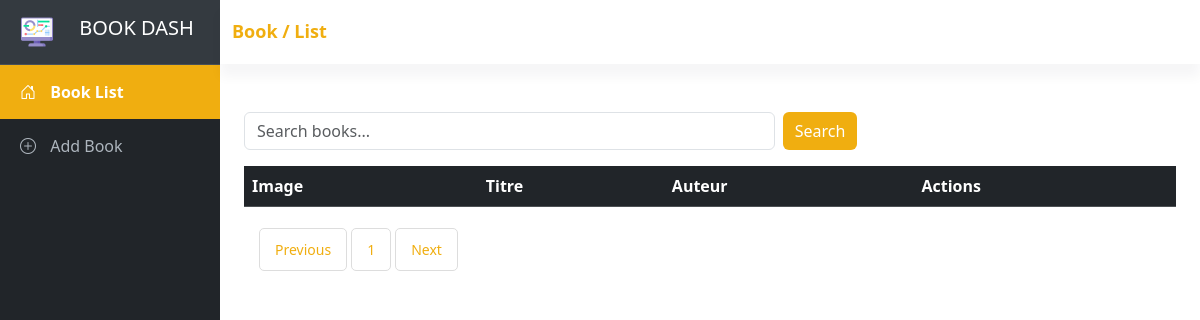
The page /index.php?book/index&page=2 on the database as committed earlier.
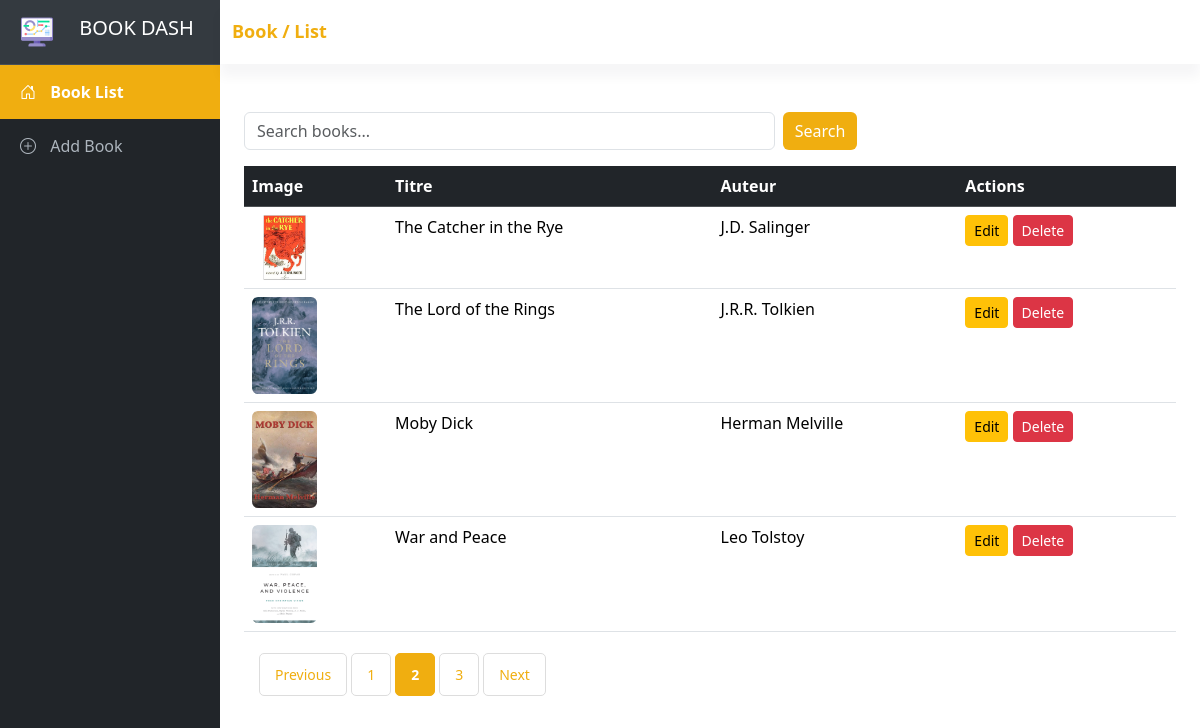
The same page on the database as committed later.
### tables this page shows
CREATE TABLE IF NOT EXISTS `books` (
  `id` int NOT NULL AUTO_INCREMENT,
  `title` varchar(255) NOT NULL,
  `author` varchar(255) NOT NULL,
  `image` text,
  PRIMARY KEY (`id`)
);

### models/Book.php (called while the page is built, shortened)
<?php
require_once 'config/database.php';
require_once 'helpers/UploadHelper.php';
class Book
{
    private $conn;
    public function __construct()
    {
        $database = new Database();
        $this->conn = $database->getConnection();
    }
    public function getCount()
    {
        $query = "SELECT COUNT(*) AS total FROM books";
        $stmt = $this->conn->prepare($query);
        $stmt->execute();
        $result = $stmt->fetch(PDO::FETCH_ASSOC);
        return $result['total'];
    }
    public function getPaginated($limit, $offset)
    {
        $query = "SELECT *
                  FROM books
                  LIMIT :limit OFFSET :offset";
        $stmt = $this->conn->prepare($query);
        $stmt->bindValue(':limit', $limit, PDO::PARAM_INT);
        $stmt->bindValue(':offset', $offset, PDO::PARAM_INT);
        $stmt->execute();
        return $stmt->fetchAll(PDO::FETCH_ASSOC);
    }
}

### config/database.php (called while the page is built, shortened)
<?php
class Database
{
    private $host = 'localhost';
    private $db_name = 'bookmvc';
    private $username = 'root';
    private $password = '';
    public function getConnection()
    {
        $this->conn = null;
        try {
            $this->conn = new PDO("mysql:host=" . $this->host . ";dbname=" . $this->db_name, $this->username, $this->password);
            $this->conn->setAttribute(PDO::ATTR_ERRMODE, PDO::ERRMODE_EXCEPTION);
        } catch (PDOException $exception) {
            echo "Connection error: " . $exception->getMessage();
        }
        return $this->conn;
    }
}

### helpers/UploadHelper.php (called while the page is built, shortened)
<?php
class UploadHelper
{
    public function __construct($uploadDir = __DIR__ . '/../uploads/')
    {
        $this->uploadDir = $uploadDir;
    }
}

### controllers/BookController.php (called while the page is built, shortened)
<?php
require_once 'models/Book.php';
class BookController
{
    public function index()
    {
        $itemsPerPage = 4;
        $currentPage = isset($_GET['page']) ? (int)$_GET['page'] : 1;
        $offset = ($currentPage - 1) * $itemsPerPage;
        $searchQuery = isset($_GET['search']) ? trim($_GET['search']) : '';
        $bookModel = new Book();
        if ($searchQuery !== '') {
            $totalItems = $bookModel->getSearchCount($searchQuery);
            $books = $bookModel->search($searchQuery, $itemsPerPage, $offset);
        } else {
            $totalItems = $bookModel->getCount();
            $books = $bookModel->getPaginated($itemsPerPage, $offset);
        }
        $baseUrl = 'index.php?book/index' . ($searchQuery !== '' ? '&search=' . urlencode($searchQuery) : '');
        $paginationHtml = PaginationHelper::paginate($totalItems, $itemsPerPage, $currentPage, $baseUrl);
        require 'views/books/index.php';
    }
}

### views/books/index.php (the view, shortened to what this page needs)
<!DOCTYPE html>
<html lang="en">
<head>
</head>
<body>
    <div class="container mt-5">
        <div class="row mb-3">
            <div class="col-8">
                <form method="GET" action="index.php" class="d-flex">
                    <input
                        type="text"
                        name="search"
                        class="form-control me-2"
                        placeholder="Search books..."
                        value="<?php echo isset($_GET['search']) ? htmlspecialchars($_GET['search']) : ''; ?>">
                    <button type="submit" class="btn btn-warning btn-search">Search</button>
                </form>
            </div>
        </div>
        <table class="table">
            <thead class="table-dark">
                <tr>
                    <th>Image</th>
                    <th>Titre</th>
                    <th>Auteur</th>
                    <th>Actions</th>
                </tr>
            </thead>
            <tbody>
                <?php foreach ($books as $book): ?>
                    <tr class="bg-white">
                        <td>
                            <?php if (!empty($book['image'])): ?>
                                <img src="/bookmvc/uploads/book_image/<?php echo htmlspecialchars($book['image']); ?>" alt="<?php echo htmlspecialchars($book['title']); ?>" class="rounded" style="width: 65px; height: auto;">
                            <?php else: ?>
                                <span>No Image</span>
                            <?php endif; ?>
                        </td>
                        <td><?php echo htmlspecialchars($book['title']); ?></td>
                        <td><?php echo htmlspecialchars($book['author']); ?></td>
                        <td>
                            <a href="/bookmvc/index.php?book/edit&id=<?php echo $book['id']; ?>" class="btn btn-warning btn-sm">Edit</a>
                            <a href="/bookmvc/index.php?book/delete&id=<?php echo $book['id']; ?>" class="btn btn-danger btn-sm">Delete</a>
                        </td>
                    </tr>
                <?php endforeach; ?>
            </tbody>
        </table>
        <?php echo $paginationHtml; ?>
    </div>
</body>
</html>

### index.php (shortened to what this page needs)
<?php
spl_autoload_register(function ($class_name) {
    $controllerPath = 'controllers/' . $class_name . '.php';
    if (file_exists($controllerPath)) {
        return;
    }
    $helperPath = 'helpers/' . $class_name . '.php';
    if (file_exists($helperPath)) {
        return;
    }
    throw new Exception("Class $class_name not found in controllers or helpers.");
});
require_once 'Router.php';
$url = $_SERVER['REQUEST_URI'];
$parsedUrl = parse_url($url);
$route = $parsedUrl['query'] ?? '';
$route = explode('&', $route)[0];
$routeDisplay = str_replace(['/', '_'], ' / ', $route);
$routeDisplay = ucwords(str_replace(['book',  'index'], ['Book', 'List'], $routeDisplay));
?>
<!DOCTYPE html>
<html lang="en">
<head>
    <link href="https://cdn.jsdelivr.net/npm/bootstrap@5.3.3/dist/css/bootstrap.min.css" rel="stylesheet">
    <link href="https://cdn.jsdelivr.net/npm/bootstrap-icons/font/bootstrap-icons.css" rel="stylesheet">
    <link rel="stylesheet" href="assets/css/style.css">
</head>
<body>
    <div class="d-flex parent">
        <div class="sidebar bg-dark text-white d-flex flex-column">
            <div class="sidebar-header p-3 text-center">
                <div class="row">
                    <div class="col-3 pe-0">
                        <img src="assets/media/icon.png" alt="" class="side-img">
                    </div>
                    <div class="col-9">
                        <h5> BOOK DASH</h5>
                    </div>
                </div>
            </div>
            <ul class="nav flex-column">
                <li class="nav-item">
                    <a class="nav-link text-white <?php echo ($route ?? '') === 'book/index' ? 'active' : ''; ?>" href="index.php?book/index">
                        <i class="bi bi-house-door"></i> Book List
                    </a>
                </li>
                <li class="nav-item">
                    <a class="nav-link text-white <?php echo ($route ?? '') === 'book/create' ? 'active' : ''; ?>" href="index.php?book/create">
                        <i class="bi bi-plus-circle"></i> Add Book
                    </a>
                </li>
            </ul>
        </div>
        <div class="flex-grow-1">
            <div class="top-header d-flex justify-content-between align-items-center  bg-light">
                <div class="container py-2">
                    <div class="row">
                        <h5><?php echo htmlspecialchars($routeDisplay); ?></h5>
                    </div>
                </div>
            </div>
            <div class="container">
                <?php
                $router = new Router();
                $router->dispatch();
                ?>
            </div>
        </div>
    </div>
</body>
</html>

### Router.php (shortened to what this page needs)
<?php
class Router
{
    private $controllerName = 'BookController';
    private $action = 'index';
    private function parseRoute()
    {
        $queryKeys = array_keys($_GET);
        if (!empty($queryKeys[0])) {
            $route = $queryKeys[0];
            $segments = explode('/', $route);
            if (!empty($segments[0])) {
                $this->controllerName = ucfirst($segments[0]) . 'Controller';
            }
            if (isset($segments[1]) && $segments[1] !== '') {
                $this->action = $segments[1];
            }
        }
    }
    public function dispatch()
    {
        $controller = new $this->controllerName();
        if (method_exists($controller, $this->action)) {
            $callParams = [];
            call_user_func_array([$controller, $this->action], $callParams);
        } else {
            die("Action '{$this->action}' not found in controller '{$this->controllerName}'.");
        }
    }
}

### helpers/PaginationHelper.php
<?php
class PaginationHelper
{
    public static function paginate($totalItems, $itemsPerPage, $currentPage, $baseUrl)
    {
        $totalPages = ceil($totalItems / $itemsPerPage);
        $paginationHtml = '<nav><ul class="pagination justify-content-start">';
        $previousPage = max(1, $currentPage - 1);
        $disabledPrev = $currentPage == 1 ? 'disabled' : '';
        $paginationHtml .= '<li class="page-item ' . $disabledPrev . '">';
        $paginationHtml .= '<a class="page-link" href="' . $baseUrl . '&page=' . $previousPage . '">Previous</a>';
        $paginationHtml .= '</li>';
        for ($i = 1; $i <= $totalPages; $i++) {
            $active = $i == $currentPage ? 'active' : '';
            $paginationHtml .= '<li class="page-item ' . $active . '">';
            $paginationHtml .= '<a class="page-link" href="' . $baseUrl . '&page=' . $i . '">' . $i . '</a>';
            $paginationHtml .= '</li>';
        }
        $nextPage = min($totalPages, $currentPage + 1);
        $disabledNext = $currentPage == $totalPages ? 'disabled' : '';
        $paginationHtml .= '<li class="page-item ' . $disabledNext . '">';
        $paginationHtml .= '<a class="page-link" href="' . $baseUrl . '&page=' . $nextPage . '">Next</a>';
        $paginationHtml .= '</li>';
        $paginationHtml .= '</ul></nav>';
        return $paginationHtml;
    }
}

### assets/css/style.css (style rules this page uses)
.sidebar { width: 220px !important; height: 100vh !important; background-color: #212529 !important; }
.sidebar .nav-link { padding: 15px 20px !important; font-size: 16px !important; color: #adb5bd !important; transition: all 0.3s ease !important; }
.sidebar .nav-link i { margin-right: 10px !important; }
.sidebar .nav-link.active { background-color: #f0ae10 !important; color: #ffffff !important; font-weight: bold !important; }
.sidebar-header { background-color: #343a40 !important; border-bottom: 1px solid #495057 !important; font-size: 18px !important; text-transform: uppercase !important; }
body, .parent { height: 100vh !important; }
.top-header { background-color: #fff !important; padding: 13px 0 13px 0 !important; box-shadow: 0 13px 11px #0011330a !important; }
.top-header h5 { margin: 0 !important; font-size: 18px !important; font-weight: bold !important; color: #f0ae10 !important; }
table { border-radius: 5px !important; }
.side-img { width: 32px !important; }
.pagination { border-radius: 5px; background-color: #fff !important; padding: 5px 10px; }
.page-link { color: #f0ae10; border: 1px solid #ddd; margin: 0 5px; padding: 10px 15px; font-size: 14px; text-decoration: none; transition: background-color 0.3s ease; }
.page-item .page-link { border-radius: 5px !important; }
.page-item.active .page-link { background-color: #f0ae10; color: #fff; font-weight: bold; border: 1px solid #f0ae10; }
.btn-search { background-color: #f0ae10 !important; color: #fff !important; border: none !important; }

Rows that differ between the two databases and show on the page:
added books: image (picture), title "The Catcher in the Rye", author "J.D. Salinger"
added books: image (picture), title "The Lord of the Rings", author "J.R.R. Tolkien"
added books: image (picture), title "Moby Dick", author "Herman Melville"
added books: image (picture), title "War and Peace", author "Leo Tolstoy"
Other text that changed with them:
new list line: "2"
new list line: "3"
